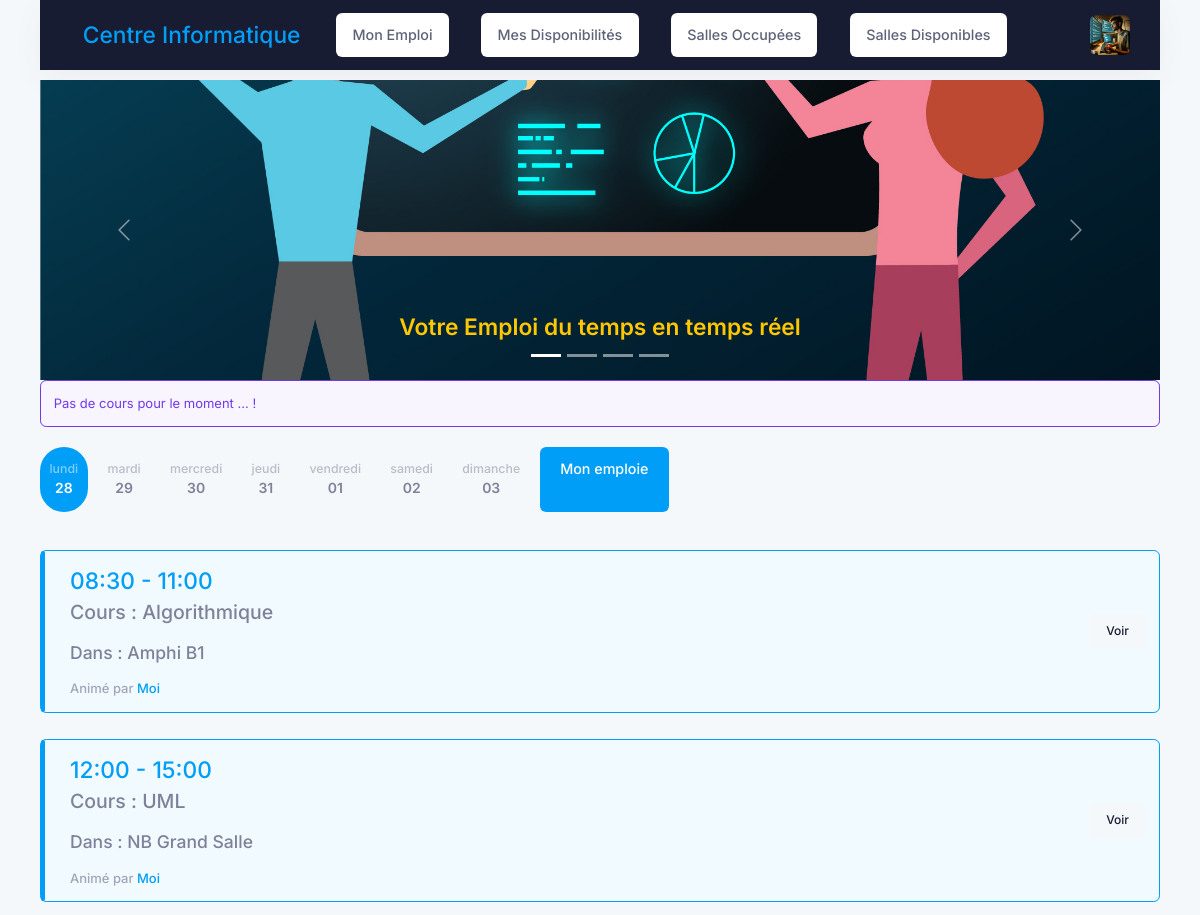
The app's page /?date=2024-10-28 (signed in) with its own data.
### account/models.py (models this page shows, shortened)
class Teacher(models.Model):
    user = models.OneToOneField(User, on_delete=models.CASCADE)
    telephone = models.CharField(max_length=100)
    photo = models.ImageField(upload_to='teacher_photos/', blank=True, null=True)  # Ajout du champ photo de profil
    adresse = models.CharField(max_length=255, blank=True, null=True)  # Ajout du champ adresse
    cv = models.FileField(upload_to='teacher_cvs/', blank=True, null=True)  # Ajout du champ CV
    class Meta:
        verbose_name= 'Professeur'

### EmploiApp/models.py (models this page shows, shortened)
class Seance(models.Model):
    DAYS_OF_WEEK = [
        (0, 'Lundi'),
        (1, 'Mardi'),
        (2, 'Mercredi'),
        (3, 'Jeudi'),
        (4, 'Vendredi'),
        (5, 'Samedi'),
        (6, 'Dimanche'),
    ]
    course = models.ForeignKey(Course, on_delete=models.CASCADE)
    professeur = models.ForeignKey('account.Teacher',on_delete=models.CASCADE)  # j'ai ajouté ce champ parce que j'ai brisé la relation entre Teacher et course, donc je ne peux plus avoir accès au teacher via cours, et cours est independant du professeur
    day_week = models.IntegerField(choices=DAYS_OF_WEEK)
    h_start = models.TimeField(auto_now=False, auto_now_add=False)
    h_end = models.TimeField(auto_now=False, auto_now_add=False)
    classroom = models.ForeignKey(Classroom, on_delete=models.CASCADE, related_name="seance")
    profDispoWeek = models.ForeignKey(ProfDispoWeek, on_delete=models.CASCADE, verbose_name="Disponibilité du prof")
    group = models.ManyToManyField(Group)

class Course(models.Model):
    COURSE_TYPE_CHOICES = [
        ('M', 'Magistral'),
        ('TP', 'Travaux Pratiques'),
    ]
    label = models.CharField(max_length=50)
    semestre = models.ForeignKey(Semestre, on_delete=models.CASCADE)
    course_type = models.CharField(max_length=2, choices=COURSE_TYPE_CHOICES, default='M')  # Type de cours
    duration = models.PositiveIntegerField(
        default=1,  # Valeur par défaut pour la durée du cours en heures
        help_text="Durée totale du cours en heures"
    )
    syllabus = models.FileField(upload_to='syllabus/', null=True, blank=True) #plan de cours
    deleted = models.BooleanField(default=False)

class Classroom(models.Model):
    CLASSROOM_TYPE_CHOICES = [
        ('A', 'Amphithéâtre'),
        ('TP', 'Salle de TP'),
    ]
    label = models.CharField(max_length=50)
    classroom_type = models.CharField(max_length=2, choices=CLASSROOM_TYPE_CHOICES, default='A', help_text="Type de la salle")  # Type de salle
    capacity = models.IntegerField()
    busy = models.BooleanField()
    deleted = models.BooleanField(default=False)

### EmploiApp/views.py (the view, shortened to what this page needs)
# urls.py: 2. Add a URL to urlpatterns:  path('', views.home, name='home')
@login_required(login_url='account:app_login')
@login_required(login_url='account:app_login')
def home(request):
    context = {}
    current_date = datetime.now().date()
    current_day_of_week = current_date.weekday()  # 0 = Lundi, 6 = Dimanche
    start_of_week = current_date - timedelta(days=current_day_of_week)
    days_of_week = [start_of_week + timedelta(days=i) for i in range(7)]
    selected_date_str = request.GET.get('date', current_date)
    if isinstance(selected_date_str, str):
        selected_date = datetime.strptime(selected_date_str, '%Y-%m-%d').date()
    else:
        selected_date = selected_date_str
    selected_day_of_week = selected_date.weekday()
    now = datetime.now().time()
    current_seance = None
    if Etudiant.objects.filter(user=request.user).exists():
        student = Etudiant.objects.get(user=request.user)
        student_group = student.group
        seances = Seance.objects.filter(
            group__in=[student_group],  # Utilisation de ManyToMany
            profDispoWeek__day_week=selected_day_of_week
        )
        if selected_date == current_date:
            current_seance = Seance.objects.filter(
                group__in=[student_group],
                profDispoWeek__day_week=current_day_of_week,
                h_start__lte=now,
                h_end__gte=now
            ).first()
        context['seances'] = seances
    elif Teacher.objects.filter(user=request.user).exists():
        teacher = Teacher.objects.get(user=request.user)
        seances_teacher = Seance.objects.filter(
            profDispoWeek__teacher=teacher,
            profDispoWeek__day_week=selected_day_of_week
        )
        context['seances_teacher'] = seances_teacher
    context['days_of_week'] = days_of_week
    context['selected_date'] = selected_date
    context['current_seance'] = current_seance  # Ajout de la séance actuelle
    return render(request, 'home.html', context)

### EmploiApp/templates/home.html (shortened to what this page needs)
{% extends "base.html" %}
{% load static %}
{% block head_page %}
{% if current_seance %}
<div class="d-flex flex-stack position-relative mt-8 alert alert-success">
    <div class="position-absolute h-100 w-4px bg-primary rounded top-0 start-0"></div>
    <div class="fw-semibold ms-5 text-gray-600">
        <h1 class="text-success">Seance Actuelle</h1>
        <div class="fs-1 text-primary">{{ current_seance.h_start|date:"H:i" }} - {{ current_seance.h_end|date:"H:i" }}
            <span class="fs-7 text-gray-400 text-uppercase">{{ current_seance.h_start|date:"A" }}</span>
        </div>
        <div class="row">
            <p class="fs-2 ">Cours : {{current_seance.course.label}}</p>
        </div>
        <div class="row">
            <p class="fs-3">Dans : {{current_seance.classroom.label}}</p>
        </div>
        <a href="#" class="fs-5 fw-bold text-gray-800 text-hover-primary mb-2">{{ current_seance.course.name }}</a>
        <div class="text-gray-500">Animé par
            <a href="#">{{ current_seance.course.teacher.user.first_name }}</a>
        </div>
    </div>
    <a href="#" class="btn btn-bg-light btn-active-color-primary btn-sm">Voir</a>
</div>
{% else %}
<p class="alert alert-info">Pas de cours pour le moment ... !</p>
{% endif %}
{% endblock head_page %}
{% block content %}
<div class="card-body">
    <ul class="nav nav-pills d-flex flex-nowrap hover-scroll-x py-2" st>
        {% for day in days_of_week %}
        <li class="nav-item me-1">
            <a class="nav-link btn d-flex flex-column flex-center rounded-pill min-w-45px me-2 py-4 px-3 {% if selected_date == day %}btn-active-primary active{% else %}btn-light{% endif %}"
                href="?date={{ day|date:'Y-m-d' }}">
                <span class="opacity-50 fs-7 fw-semibold">{{ day|date:"l" }}</span>
                <span class="fs-6 fw-bold">{{ day|date:"d" }}</span>
            </a>
        </li>
        {% endfor %}
        <a href="{% url 'create_pdf_prof'%}" class="btn btn-primary">Mon emploie </a>
    </ul>
    {% if user.is_authenticated %}
    {% if user.etudiant %}
    <div class="tab-content">
        <div class="tab-pane fade show active">
            {% for seance in seances %}
            <div class="d-flex flex-stack position-relative mt-8 alert alert-primary">
                <div class="position-absolute h-100 w-4px bg-primary rounded top-0 start-0"></div>
                <div class="fw-semibold ms-5 text-gray-600">
                    <div class="fs-1 text-primary">{{ seance.h_start|date:"H:i" }} - {{ seance.h_end|date:"H:i" }}
                        <span class="fs-7 text-gray-400 text-uppercase">{{ seance.start_time|date:"A" }}</span>
                    </div>
                    <div class="row">
                        <p class="fs-2 ">Cours : {{seance.course.label}}</p>
                    </div>
                    <div class="row">
                        <p class="fs-3">Dans : {{seance.classroom.label}}</p>
                    </div>
                    <a href="#" class="fs-5 fw-bold text-gray-800 text-hover-primary mb-2">{{ seance.course.name }}</a>
                    <div class="text-gray-500">Animé par
                        <a href="#">{{ seance.professeur.user.first_name }}</a>
                    </div>
                </div>
                <a href="{% url 'account:profil_prof' seance.professeur.user.username %}"
                    class="btn btn-bg-light btn-active-color-primary btn-sm">Professeur</a>
            </div>
            {% empty %}
            <p class="alert alert-info">Vous n'avez pas cours aujourd'hui.</p>
            {% endfor %}
        </div>
    </div>
    {% elif user.teacher %}
    <div class="tab-content">
        <div class="tab-pane fade show active">
            {% for seance in seances_teacher %}
            <div class="d-flex flex-stack position-relative mt-8 alert alert-primary">
                <div class="position-absolute h-100 w-4px bg-primary rounded top-0 start-0"></div>
                <div class="fw-semibold ms-5 text-gray-600">
                    <div class="fs-1 text-primary">{{ seance.h_start|date:"H:i" }} - {{ seance.h_end|date:"H:i" }}
                    </div>
                    <div class="row">
                        <p class="fs-2 ">Cours : {{seance.course.label}}</p>
                    </div>
                    <div class="row">
                        <p class="fs-3">Dans : {{seance.classroom.label}}</p>
                    </div>
                    <div class="text-gray-500">Animé par
                        <a href="#">Moi</a>
                    </div>
                </div>
                <a href="#" class="btn btn-bg-light btn-active-color-primary btn-sm">Voir</a>
            </div>
            {% empty %}
            <p class="alert alert-info">Vous n'avez pas cours aujourd'hui.</p>
            {% endfor %}
        </div>
    </div>
    {% else %}
    <h3>Aucune condition vérifiée</h3>
    {% endif %}
    {% endif %}
</div>
{% endblock content %}

### EmploiApp/templates/_partials/navbar.html (shortened to what this page needs)
{% load static %}
<div class="d-flex flex-column flex-root app-root mb-3 " id="kt_app_root">
    <div class="app-page flex-column flex-column-fluid" id="kt_app_page">
        <div id="kt_app_header" class="app-header">
            <div class="app-container container-fluid d-flex align-items-stretch justify-content-between bg bg-dark" id="kt_app_header_container">
                <div class="d-flex align-items-stretch justify-content-between flex-lg-grow-1" id="kt_app_header_wrapper">
                    <div class="app-header-menu app-header-mobile-drawer align-items-stretch" data-kt-drawer="true" data-kt-drawer-name="app-header-menu" data-kt-drawer-activate="{default: true, lg: false}" data-kt-drawer-overlay="true" data-kt-drawer-width="250px" data-kt-drawer-direction="end" data-kt-drawer-toggle="#kt_app_header_menu_toggle" data-kt-swapper="true" data-kt-swapper-mode="{default: 'append', lg: 'prepend'}" data-kt-swapper-parent="{default: '#kt_app_body', lg: '#kt_app_header_wrapper'}">
                        <div class="menu menu-rounded menu-column menu-lg-row my-5 my-lg-0 align-items-stretch fw-semibold px-2 px-lg-0" id="kt_app_header_menu" data-kt-menu="true">
                            <div data-kt-menu-trigger="{default: 'click', lg: 'hover'}" data-kt-menu-placement="bottom-start" class="menu-item menu-here-bg menu-lg-down-accordion me-0 me-lg-2">
                                <span class="menu-link">
                                    <span class="menu-title fs-1 text-primary">Centre Informatique</span>
                                </span>
                            </div>
                            {% if user.is_authenticated %}
                                <div data-kt-menu-trigger="{default: 'click', lg: 'hover'}" data-kt-menu-placement="bottom-start" class="menu-item menu-lg-down-accordion me-0 me-lg-2">
                                    <div class="menu-item px-5">
                                        <a href="{% url 'emploi:app_home' %}" class="menu-link px-5 btn btn-white">Mon Emploi</a>
                                    </div>
                                    {% if user.teacher %}
                                    <div class="menu-item px-5">
                                        <a href="{% url 'emploi:dispo' %}" class="menu-link px-5 btn btn-white">Mes Disponibilités</a>
                                    </div>
                                    {% endif %}
                                    <div class="menu-item px-5">
                                        <a href="{% url 'emploi:disp_salle_occup' %}" class="menu-link px-5 btn btn-white">Salles Occupées</a>
                                    </div>
                                     <div class="menu-item px-5">
                                        <a href="{% url 'emploi:disp_salle' %}" class="menu-link px-5 btn btn-white">Salles Disponibles</a>
                                    </div>
                                </div>
                            {% endif %}
                        </div>
                    </div>
                    <div class="app-navbar flex-shrink-0">
                        <div class="app-navbar-item ms-1 ms-lg-3" id="kt_header_user_menu_toggle">
                            <div class="cursor-pointer symbol symbol-35px symbol-md-40px" data-kt-menu-trigger="{default: 'click', lg: 'hover'}" data-kt-menu-attach="parent" data-kt-menu-placement="bottom-end">
                                {% if user.etudiant %}
                                    {% if user.etudiant.photo %}
                                        <img src="{{ user.etudiant.photo.url }}" alt="user" />
                                    {% endif %}
                                {% else %}
                                    <img src="{{ user.teacher.photo.url }}" alt="user" />
                                {% endif %}
                            </div>
                        </div>
                    </div>
                </div>
            </div>
        </div>
    </div>
</div>

### records on screen
Seance: h_start "08:30", h_end "11:00", course.label "Algorithmique", classroom.label "Amphi B1"
Seance: h_start "12:00", h_end "15:00", course.label "UML", classroom.label "NB Grand Salle"

### other values on screen
{{ day|date:"l" }} "lundi" "mardi" "mercredi" "jeudi" "vendredi" "samedi" "dimanche"
{{ day|date:"d" }} "28" "29" "30" "31" "01" "02" "03"
